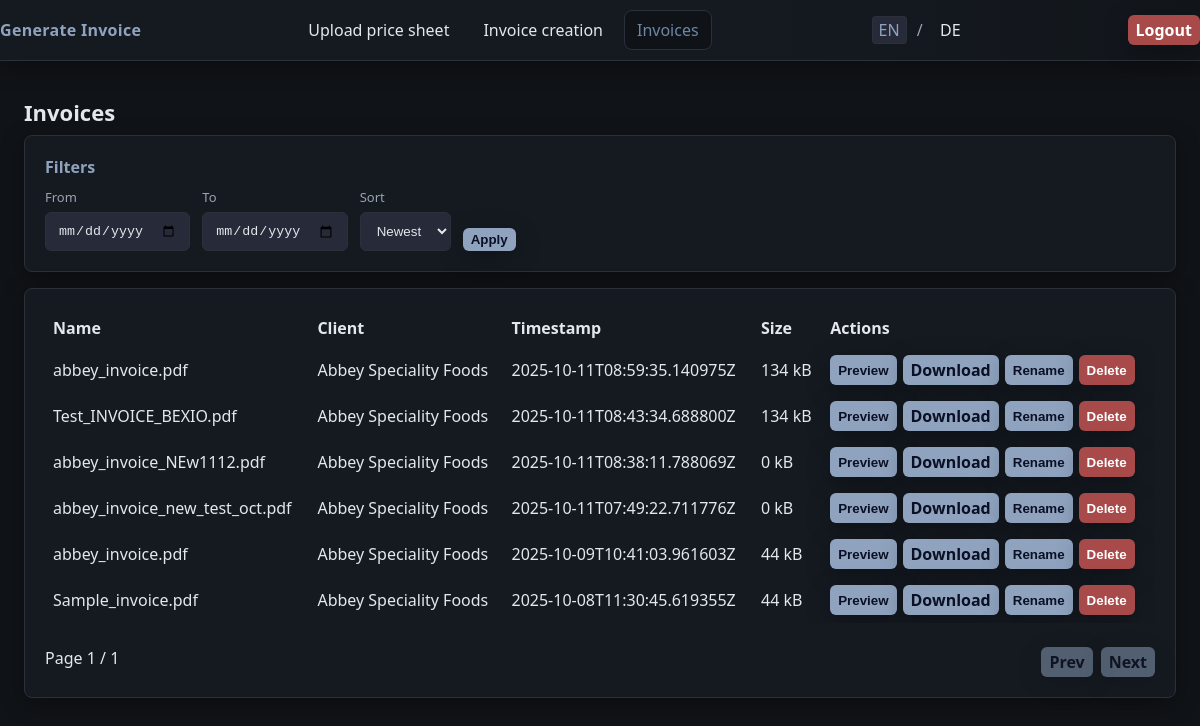
Before: /invoices (signed in) with the older database file.
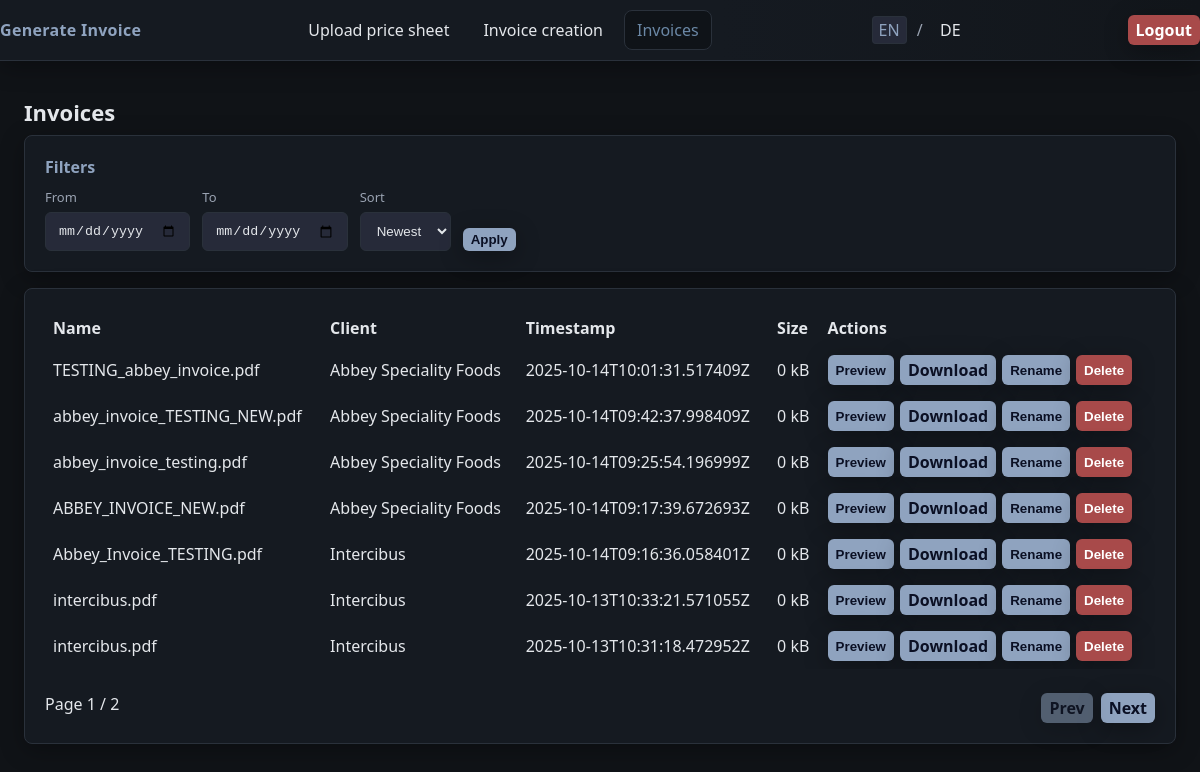
After: the same page with the newer database file.
### tables this page shows
CREATE TABLE "invoices" (
              id TEXT PRIMARY KEY,
              name TEXT NOT NULL,
              client TEXT,
              file TEXT NOT NULL,
              size INTEGER NOT NULL,
              created_at TEXT NOT NULL
            );

### app.py (the view)
@app.get("/invoices")
@login_required
def invoices_db_dashboard():
    sort = (request.args.get("sort") or "newest").lower()
    date_from = (request.args.get("from") or "").strip()
    date_to = (request.args.get("to") or "").strip()
    page = max(int(request.args.get("page", 1)), 1)
    page_size = 7
    conn = get_invoices_db()
    try:
        where = []
        params: list[Any] = []
        if date_from:
            where.append("substr(created_at,1,10) >= ?")
            params.append(date_from[:10])
        if date_to:
            where.append("substr(created_at,1,10) <= ?")
            params.append(date_to[:10])
        where_sql = ("WHERE " + " AND ".join(where)) if where else ""
        cur = conn.cursor()
        cur.execute(f"SELECT COUNT(*) FROM invoices {where_sql}", params)
        row = cur.fetchone()
        total = int(row[0]) if row is not None else 0
        order = "DESC" if sort != "oldest" else "ASC"
        offset = (page - 1) * page_size
        cur.execute(
            f"SELECT id, name, client, created_at, size, file FROM invoices {where_sql} ORDER BY created_at {order} LIMIT ? OFFSET ?",
            params + [page_size, offset],
        )
        rows = cur.fetchall()
        items = [
            {
                "id": r["id"],
                "name": r["name"],
                "client": r["client"],
                "created_at": r["created_at"],
                "size": r["size"],
                "file": r["file"],
            }
            for r in rows
        ]
    finally:
        conn.close()
    total_pages = (total // page_size) + (1 if total % page_size else 0)
    def _build_url(target_page: int) -> str:
        return url_for(
            "invoices_db_dashboard",
            page=target_page,
            sort=sort,
            **({"from": date_from} if date_from else {}),
            **({"to": date_to} if date_to else {}),
        )
    prev_url = _build_url(page - 1) if page > 1 else None
    next_url = _build_url(page + 1) if page < total_pages else None
    return render_template(
        "invoices_db.html",
        items=items,
        page=page,
        page_size=page_size,
        total=total,
        sort=sort,
        date_from=date_from,
        date_to=date_to,
        prev_url=prev_url,
        next_url=next_url,
        total_pages=total_pages,
    )

### app.py (called while the page is built)
def get_invoices_db() -> sqlite3.Connection:
    conn = sqlite3.connect(INVOICES_DB_PATH)
    conn.row_factory = sqlite3.Row
    return conn

def get_lang() -> str:
    lang = session.get("lang", "en")
    return "de" if lang == "de" else "en"

def tr(key: str, **kwargs) -> str:
    lang = get_lang()
    text = TRANSLATIONS.get(lang, {}).get(key, key)
    try:
        return text.format(**kwargs)
    except Exception:
        return text

@app.context_processor
def inject_i18n():
    return {"t": tr, "lang": get_lang(), "is_authed": bool(session.get("auth"))}

def login_required(view):
    @wraps(view)
    def wrapped(*args, **kwargs):
        if not session.get("auth"):
            nxt = request.path
            return redirect(url_for("login_get", next=nxt))
        return view(*args, **kwargs)
    return wrapped

### templates/invoices_db.html (shortened to what this page needs)
{% extends 'base.html' %}
{% import '_components.html' as ui %}
{% block content %}
  <h1>{{ t('invoices') }}</h1>
  {% call ui.card(t('filters')) %}
    <form method="get" action="{{ url_for('invoices_db_dashboard') }}" class="filters">
      <div class="filters-row">
        <div class="filter-item">
          <label for="from">{{ t('from') }}</label>
          <input type="date" id="from" name="from" value="{{ date_from[:10] if date_from else '' }}">
        </div>
        <div class="filter-item">
          <label for="to">{{ t('to') }}</label>
          <input type="date" id="to" name="to" value="{{ date_to[:10] if date_to else '' }}">
        </div>
        <div class="filter-item">
          <label for="sort">Sort</label>
          <select id="sort" name="sort">
            <option value="newest" {{ 'selected' if sort == 'newest' else '' }}>{{ t('sort_newest') }}</option>
          </select>
        </div>
        <div class="filter-actions">
          <button class="btn btn-primary btn-sm" type="submit">{{ t('apply') }}</button>
        </div>
      </div>
    </form>
  {% endcall %}
  {% if items|length == 0 %}
    <p>{{ t('no_invoices') }}</p>
  {% else %}
    <div class="card">
      <div class="card-body">
        <div class="table-wrap">
        <table class="table" style="width:100%; border-collapse:collapse;">
          <thead>
            <tr>
              <th style="text-align:left; padding:8px;">Name</th>
              <th style="text-align:left; padding:8px;">Client</th>
              <th style="text-align:left; padding:8px;">Timestamp</th>
              <th style="text-align:left; padding:8px;">Size</th>
              <th style="text-align:left; padding:8px;">Actions</th>
            </tr>
          </thead>
          <tbody>
            {% for it in items %}
            <tr>
              <td style="padding:8px;">{{ it.name }}</td>
              <td style="padding:8px;">{{ it.client }}</td>
              <td style="padding:8px;">{{ it.created_at }}</td>
              <td style="padding:8px;">{{ (it.size // 1024) }} kB</td>
              <td style="padding:8px; display:flex; gap:6px; flex-wrap: nowrap;">
                <button class="btn btn-sm" type="button" onclick="openPreview('{{ url_for('preview_invoice', invoice_id=it.id) }}', '{{ it.name }}')">{{ t('preview') }}</button>
                <a class="btn btn-primary btn-sm" href="{{ url_for('download_invoice', invoice_id=it.id) }}">{{ t('download') }}</a>
                <button class="btn btn-sm" type="button" onclick="openRename('{{ it.id }}', '{{ it.name }}')">{{ t('rename') }}</button>
                <button class="btn btn-danger btn-sm" type="button" onclick="confirmDelete('{{ it.id }}')">{{ t('delete') }}</button>
              </td>
            </tr>
            {% endfor %}
          </tbody>
        </table>
        </div>
        <div style="display:flex; justify-content:space-between; margin-top:12px;">
          <div>
            Page {{ page }} / {{ total_pages }}
          </div>
          <div style="display:flex; gap:8px;">
            <a class="btn btn-sm {{ '' if prev_url else 'disabled' }}" href="{{ prev_url or '#' }}">{{ t('prev') }}</a>
            <a class="btn btn-sm {{ '' if next_url else 'disabled' }}" href="{{ next_url or '#' }}">{{ t('next') }}</a>
          </div>
        </div>
      </div>
    </div>
  {% endif %}
{% endblock %}

### templates/base.html (shortened to what this page needs)
<!doctype html>
<html lang="en">
  <head>
    <link rel="stylesheet" href="{{ url_for('static', filename='styles.css') }}">
  </head>
  <body>
    {% if is_authed %}
    <header class="appbar">
      <div class="container appbar-inner">
        <a href="{{ url_for('invoicecreation_get') }}" class="brand">{{ t('brand') }}</a>
        <nav class="tabs">
          <a href="{{ url_for('feeddata_get') }}" class="tab {{ 'active' if request.path == url_for('feeddata_get') else '' }}">{{ t('feed_title') }}</a>
          <a href="{{ url_for('invoicecreation_get') }}" class="tab {{ 'active' if request.path == url_for('invoicecreation_get') else '' }}">{{ t('invoice_title') }}</a>
          <a href="{{ url_for('invoices_db_dashboard') }}" class="tab {{ 'active' if request.path == url_for('invoices_db_dashboard') else '' }}">{{ t('invoices') }}</a>
        </nav>
        <div class="lang-switch">
          <a href="{{ url_for('set_lang', lang='en') }}" class="{{ 'active' if lang == 'en' else '' }}">EN</a>
          <span>/</span>
          <a href="{{ url_for('set_lang', lang='de') }}" class="{{ 'active' if lang == 'de' else '' }}">DE</a>
        </div>
        {% if is_authed %}
          <a href="{{ url_for('logout') }}" class="btn btn-danger btn-sm">{{ t('logout') }}</a>
        {% else %}
          <a href="{{ url_for('login_get') }}" class="tab">{{ t('login') }}</a>
        {% endif %}
      </div>
    </header>
    {% endif %}
    <main class="container page">
      {% block content %}{% endblock %}
    </main>
  </body>
  </html>

### templates/_components.html (shortened to what this page needs)
{% macro card(title=None, body_class='') -%}
  <div class="card {{ body_class }}">
    {% if title %}<div class="card-title">{{ title }}</div>{% endif %}
    <div class="card-body">
      {{ caller() }}
    </div>
  </div>
{%- endmacro %}

### static/styles.css (style rules this page uses)
:root { --bg: #101317; --bg-elev: #151a21; --text: #e4e7eb; --muted: #9aa3b2; --primary: #8fa3bf; --primary-strong: #6b88a6; --success: #88c0a8; --error: #e27d7d; --border: #2a313b; --shadow: 0 6px 24px rgba(0,0,0,0.30); }
* { box-sizing: border-box; }
body { margin: 0; font-family: ui-sans-serif, system-ui, -apple-system, Segoe UI, Roboto, Helvetica, Arial, "Apple Color Emoji", "Segoe UI Emoji"; background: var(--bg); color: var(--text); }
.container { max-width: 1280px; margin: 0 auto; padding: 24px; }
.appbar { position: sticky; top: 0; background: linear-gradient(90deg, var(--bg-elev), #151a21 60%, #12161b); border-bottom: 1px solid var(--border); box-shadow: var(--shadow); z-index: 50; }
.appbar-inner { display: flex; align-items: center; justify-content: space-between; gap: 16px; padding: 10px 0; }
.brand { color: var(--primary); text-decoration: none; font-weight: 700; letter-spacing: 0.3px; }
.tabs { display: flex; gap: 8px; }
.tab { color: var(--text); text-decoration: none; padding: 8px 12px; border-radius: 8px; border: 1px solid transparent; transition: all .15s ease; }
.tab.active { background: #0f1318; border-color: var(--border); color: var(--primary-strong); }
.lang-switch a { color: var(--text); text-decoration: none; margin: 0 6px; padding: 2px 6px; border-radius: 4px; border: 1px solid transparent; }
.lang-switch a.active { color: var(--primary); border-color: var(--border); background: #262a39; }
.lang-switch span { color: var(--muted); }
h1 { margin: 16px 0 8px; font-size: 22px; }
.card { background: var(--bg-elev); border: 1px solid var(--border); border-radius: 8px; padding: 20px; box-shadow: var(--shadow); }
.card-title { font-weight: 600; margin-bottom: 10px; color: var(--primary); }
.card-body { display: flex; flex-direction: column; gap: 12px; }
label { font-size: 13px; color: var(--muted); margin-bottom: 6px; }
input[type="text"], input[type="password"], input[type="date"], select, input[type="file"] { background: #262a39; border: 1px solid var(--border); border-radius: 6px; color: var(--text); padding: 10px 12px; }
.filters { display: block; }
.filters-row { display: flex; gap: 12px; align-items: flex-end; flex-wrap: wrap; }
.filter-item { display: flex; flex-direction: column; }
.filter-actions { margin-bottom: 0; align-self: flex-end; }
.btn { display: inline-block; background: var(--primary); color: #0b1024; border: none; border-radius: 6px; padding: 10px 14px; font-weight: 600; cursor: pointer; box-shadow: var(--shadow); }
.btn-primary { background: var(--primary); color: #0b1024; }
.btn-danger { background: #a84a4a; color: #fff; }
.btn-sm { padding: 4px 8px; font-weight: 600; text-decoration: none; }
a.btn, a.btn:hover { text-decoration: none; }
.btn.disabled { opacity: 0.5; pointer-events: none; cursor: default; }
.page { padding-top: 20px; }
.card + .card { margin-top: 16px; }
.table-wrap { width: 100%; overflow-x: auto; }

Changed rows visible on the page:
no longer on this page (row unchanged): invoices: name "abbey_invoice.pdf", client "Abbey Speciality Foods", created_at "2025-10-11T08:59:35.140975Z", size "134", t "Preview", t "Download", t "Rename", t "Delete"
no longer on this page (row unchanged): invoices: name "Test_INVOICE_BEXIO.pdf", client "Abbey Speciality Foods", created_at "2025-10-11T08:43:34.688800Z", size "134", t "Preview", t "Download", t "Rename", t "Delete"
removed invoices: name "abbey_invoice_NEw1112.pdf", client "Abbey Speciality Foods", created_at "2025-10-11T08:38:11.788069Z", size "0", t "Preview", t "Download", t "Rename", t "Delete"
removed invoices: name "abbey_invoice_new_test_oct.pdf", client "Abbey Speciality Foods", created_at "2025-10-11T07:49:22.711776Z", size "0", t "Preview", t "Download", t "Rename", t "Delete"
no longer on this page (row unchanged): invoices: name "abbey_invoice.pdf", client "Abbey Speciality Foods", created_at "2025-10-09T10:41:03.961603Z", size "44", t "Preview", t "Download", t "Rename", t "Delete"
no longer on this page (row unchanged): invoices: name "Sample_invoice.pdf", client "Abbey Speciality Foods", created_at "2025-10-08T11:30:45.619355Z", size "44", t "Preview", t "Download", t "Rename", t "Delete"
added invoices: name "TESTING_abbey_invoice.pdf", client "Abbey Speciality Foods", created_at "2025-10-14T10:01:31.517409Z", size "0", t "Preview", t "Download", t "Rename", t "Delete"
added invoices: name "abbey_invoice_TESTING_NEW.pdf", client "Abbey Speciality Foods", created_at "2025-10-14T09:42:37.998409Z", size "0", t "Preview", t "Download", t "Rename", t "Delete"
added invoices: name "abbey_invoice_testing.pdf", client "Abbey Speciality Foods", created_at "2025-10-14T09:25:54.196999Z", size "0", t "Preview", t "Download", t "Rename", t "Delete"
added invoices: name "ABBEY_INVOICE_NEW.pdf", client "Abbey Speciality Foods", created_at "2025-10-14T09:17:39.672693Z", size "0", t "Preview", t "Download", t "Rename", t "Delete"
added invoices: name "Abbey_Invoice_TESTING.pdf", client "Intercibus", created_at "2025-10-14T09:16:36.058401Z", size "0", t "Preview", t "Download", t "Rename", t "Delete"
added invoices: name "intercibus.pdf", client "Intercibus", created_at "2025-10-13T10:33:21.571055Z", size "0", t "Preview", t "Download", t "Rename", t "Delete"
added invoices: name "intercibus.pdf", client "Intercibus", created_at "2025-10-13T10:31:18.472952Z", size "0", t "Preview", t "Download", t "Rename", t "Delete"
Other visible differences:
{{ total_pages }}: "1" → "2"
